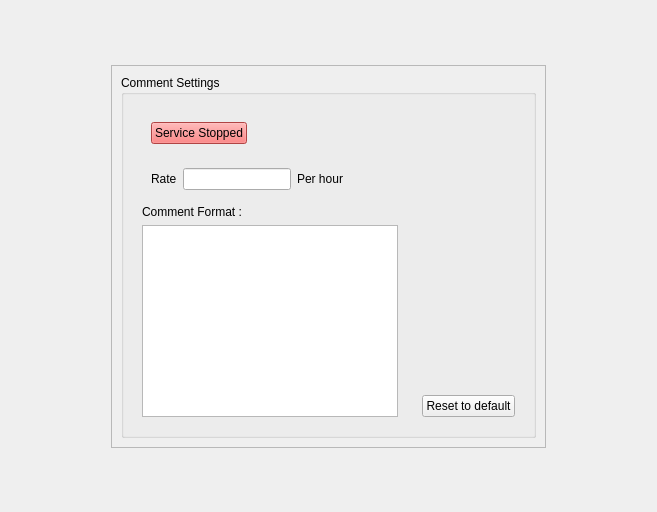
<?xml version="1.0" encoding="UTF-8"?>
<ui version="4.0">
    <class>Form</class>
    <widget class="QWidget" name="Form">
        <property name="geometry">
            <rect>
                <x>0</x>
                <y>0</y>
                <width>657</width>
                <height>512</height>
            </rect>
        </property>
        <property name="sizePolicy">
            <sizepolicy hsizetype="Minimum" vsizetype="Minimum">
                <horstretch>0</horstretch>
                <verstretch>0</verstretch>
            </sizepolicy>
        </property>
        <property name="windowTitle">
            <string>Form</string>
        </property>
        <layout class="QHBoxLayout" name="horizontalLayout_2">
            <item>
                <spacer name="horizontalSpacer_3">
                    <property name="orientation">
                        <enum>Qt::Horizontal</enum>
                    </property>
                    <property name="sizeHint" stdset="0">
                        <size>
                            <width>40</width>
                            <height>20</height>
                        </size>
                    </property>
                </spacer>
            </item>
            <item>
                <widget class="QWidget" name="widget_6" native="true">
                    <layout class="QVBoxLayout" name="verticalLayout_3">
                        <item>
                            <spacer name="verticalSpacer_2">
                                <property name="orientation">
                                    <enum>Qt::Vertical</enum>
                                </property>
                                <property name="sizeHint" stdset="0">
                                    <size>
                                        <width>20</width>
                                        <height>40</height>
                                    </size>
                                </property>
                            </spacer>
                        </item>
                        <item>
                            <widget class="QFrame" name="frame">
                                <property name="frameShape">
                                    <enum>QFrame::StyledPanel</enum>
                                </property>
                                <property name="frameShadow">
                                    <enum>QFrame::Raised</enum>
                                </property>
                                <layout class="QHBoxLayout" name="horizontalLayout_4">
                                    <item>
                                        <widget class="QGroupBox" name="groupBox">
                                            <property name="title">
                                                <string>Comment Settings</string>
                                            </property>
                                            <layout class="QHBoxLayout" name="horizontalLayout_3">
                                                <item>
                                                    <widget class="QWidget" name="widget" native="true">
                                                        <layout class="QVBoxLayout" name="verticalLayout">
                                                            <item>
                                                                <widget class="QWidget" name="widget_3" native="true">
                                                                    <layout class="QHBoxLayout" name="horizontalLayout">
                                                                        <item>
                                                                            <widget class="QPushButton"
                                                                                    name="start_button">
                                                                                <property name="styleSheet">
                                                                                    <string notr="true">
                                                                                        background-color:#F65F5F
                                                                                    </string>
                                                                                </property>
                                                                                <property name="text">
                                                                                    <string>Service Stopped</string>
                                                                                </property>
                                                                            </widget>
                                                                        </item>
                                                                        <item>
                                                                            <spacer name="horizontalSpacer">
                                                                                <property name="orientation">
                                                                                    <enum>Qt::Horizontal</enum>
                                                                                </property>
                                                                                <property name="sizeHint" stdset="0">
                                                                                    <size>
                                                                                        <width>40</width>
                                                                                        <height>20</height>
                                                                                    </size>
                                                                                </property>
                                                                            </spacer>
                                                                        </item>
                                                                    </layout>
                                                                </widget>
                                                            </item>
                                                            <item>
                                                                <widget class="QWidget" name="widget_2" native="true">
                                                                    <layout class="QHBoxLayout"
                                                                            name="horizontalLayout_5">
                                                                        <item>
                                                                            <widget class="QLabel" name="label_2">
                                                                                <property name="text">
                                                                                    <string>Rate</string>
                                                                                </property>
                                                                            </widget>
                                                                        </item>
                                                                        <item>
                                                                            <widget class="QLineEdit" name="rate">
                                                                                <property name="clearButtonEnabled">
                                                                                    <bool>false</bool>
                                                                                </property>
                                                                            </widget>
                                                                        </item>
                                                                        <item>
                                                                            <widget class="QLabel" name="label_3">
                                                                                <property name="text">
                                                                                    <string>Per hour</string>
                                                                                </property>
                                                                            </widget>
                                                                        </item>
                                                                        <item>
                                                                            <spacer name="horizontalSpacer_4">
                                                                                <property name="orientation">
                                                                                    <enum>Qt::Horizontal</enum>
                                                                                </property>
                                                                                <property name="sizeHint" stdset="0">
                                                                                    <size>
                                                                                        <width>40</width>
                                                                                        <height>20</height>
                                                                                    </size>
                                                                                </property>
                                                                            </spacer>
                                                                        </item>
                                                                    </layout>
                                                                </widget>
                                                            </item>
                                                            <item>
                                                                <widget class="QLabel" name="label">
                                                                    <property name="text">
                                                                        <string>Comment Format :</string>
                                                                    </property>
                                                                </widget>
                                                            </item>
                                                            <item>
                                                                <widget class="QPlainTextEdit" name="format_text">
                                                                    <property name="toolTip">
                                                                        <string>comma separated list of comment must be
                                                                            entered.
                                                                        </string>
                                                                    </property>
                                                                </widget>
                                                            </item>
                                                        </layout>
                                                    </widget>
                                                </item>
                                                <item>
                                                    <widget class="QWidget" name="widget_4" native="true">
                                                        <layout class="QVBoxLayout" name="verticalLayout_2">
                                                            <item>
                                                                <spacer name="verticalSpacer">
                                                                    <property name="orientation">
                                                                        <enum>Qt::Vertical</enum>
                                                                    </property>
                                                                    <property name="sizeHint" stdset="0">
                                                                        <size>
                                                                            <width>20</width>
                                                                            <height>40</height>
                                                                        </size>
                                                                    </property>
                                                                </spacer>
                                                            </item>
                                                            <item>
                                                                <widget class="QPushButton" name="reset_button">
                                                                    <property name="text">
                                                                        <string>Reset to default</string>
                                                                    </property>
                                                                </widget>
                                                            </item>
                                                        </layout>
                                                    </widget>
                                                </item>
                                            </layout>
                                        </widget>
                                    </item>
                                </layout>
                            </widget>
                        </item>
                        <item>
                            <spacer name="verticalSpacer_3">
                                <property name="orientation">
                                    <enum>Qt::Vertical</enum>
                                </property>
                                <property name="sizeHint" stdset="0">
                                    <size>
                                        <width>20</width>
                                        <height>40</height>
                                    </size>
                                </property>
                            </spacer>
                        </item>
                    </layout>
                </widget>
            </item>
            <item>
                <spacer name="horizontalSpacer_2">
                    <property name="orientation">
                        <enum>Qt::Horizontal</enum>
                    </property>
                    <property name="sizeHint" stdset="0">
                        <size>
                            <width>40</width>
                            <height>20</height>
                        </size>
                    </property>
                </spacer>
            </item>
        </layout>
    </widget>
    <resources/>
    <connections/>
</ui>
